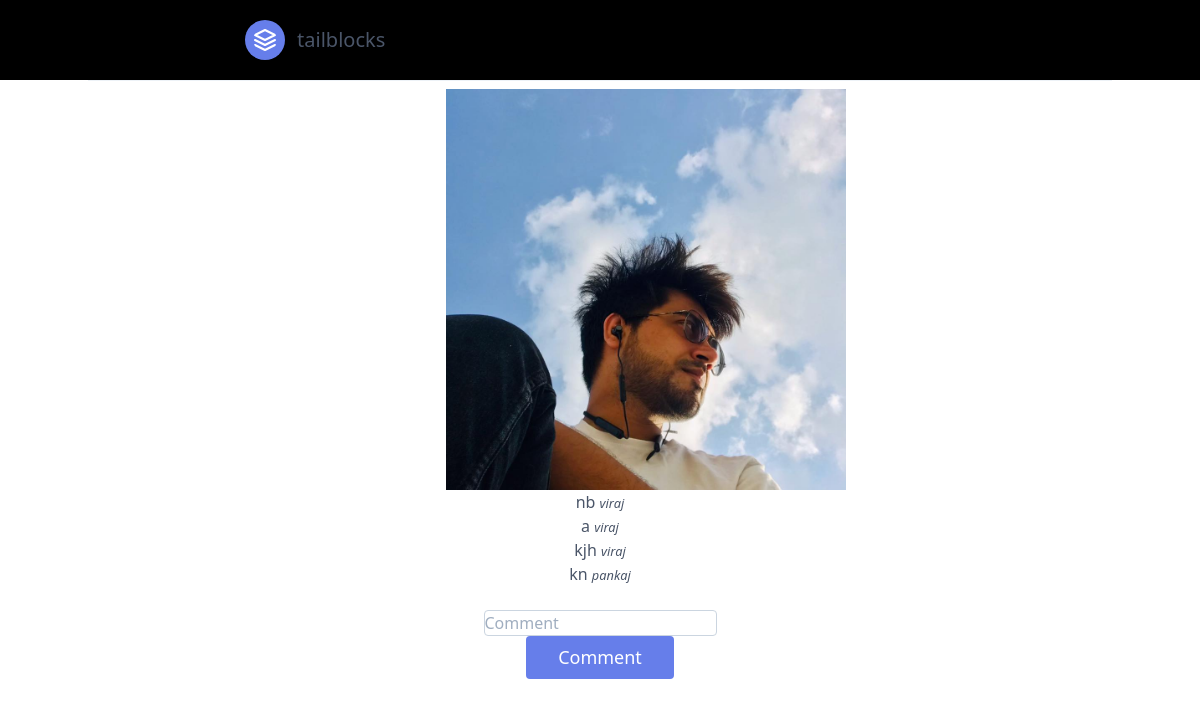
Screenshot of /insta/home/post_User_Post_commt/33/ with the database file from the repository.
### insta/models.py (models this page shows, shortened)
class User_Post(models.Model):
    pic = models.ImageField(upload_to='post/')
    subject = models.CharField(max_length=200)
    msg = models.TextField(null=True, blank=True)
    cr_date = models.DateTimeField(auto_now_add=True)
    uploaded_by = models.ForeignKey(Profile,on_delete=models.CASCADE, null=True, blank=True)
    def __str__(self):
        return "%s" % self.subject

class User_Post_commt(models.Model):
    post =models.ForeignKey(User_Post,on_delete=models.CASCADE,related_name='post')
    commt =models.ForeignKey(Profile,on_delete=models.CASCADE,related_name='commt')
    you_msg= models.CharField(null=True,blank=True,max_length=250)
    def __str__(self):
        return '%s (%s)'%(self.post ,self.commt)

class Profile(models.Model):
    profile_pic = models.ImageField(upload_to='media/profile_pic/',blank=True,null=True,default='nopic/slide3.jpg')
    user = models.OneToOneField(User, on_delete=models.CASCADE)
    address = models.CharField(max_length=200,blank=True,null=True)
    phone_no = models.CharField(validators=[RegexValidator("^0?[5-9]{1}\d{9}$")], max_length=15, null=True, blank=True)
    def __str__(self):
        return self.user.username

### insta/views.py (the view, shortened to what this page needs)
# urls.py: path('home/post_User_Post_commt/<int:pk>/', views.Post_commt.as_view(),name='post_User_Post_commt'),
class Post_commt(View):
    def get(self, *args, **kwargs):
        profile_D=kwargs['pk']
        print('id',profile_D)
        a = User_Post.objects.get(id=profile_D)
        print(a)
        commt= User_Post_commt.objects.filter(post_id=profile_D)
        print('commt',commt)
        parm={
        'profile_D':a,
        'commt':commt,
        }
        return render(self.request, 'insta/post_User_Post_commt.html',parm)

### templates/insta/post_User_Post_commt.html (shortened to what this page needs)
 {% extends 'base.html'%}
  {% block contect %}
	<section class="text-gray-700 body-font relative">
  <div class="container  mx-auto" >
  	 <div class="p-2 w-full  border-t border-gray-200 text-center">
  	 	<div style="margin-left: 350px;">
	<img src="{{profile_D.pic.url}}" width="400px">
</div>
	{% for c in commt%}
	<ul>
		<li>{{c.you_msg}}  <small><i>{{c.commt}}</i></small></li>
	</ul>
	{%endfor %}
	   <form method="POST">
           <input type="text" name="post" value="{{profile_D.id}}" hidden><br>
       <input type="text" name="you_msg" class="bg-white rounded border border-gray-400 focus:outline-none focus:border-indigo-500 text-base w-50 h-25"  placeholder="Comment" >
          <button class="flex mx-auto text-white bg-indigo-500 border-0 py-2 px-8 focus:outline-none hover:bg-indigo-600 rounded text-lg" type="submit">Comment</button>
    </form>
</div>
	</div></section>
{% endblock%}

### rows the page displays
User_Post: pic (picture)
User_Post_commt: you_msg "nb", commt "viraj"
User_Post_commt: you_msg "a", commt "viraj"
User_Post_commt: you_msg "kjh", commt "viraj"
User_Post_commt: you_msg "kn", commt "pankaj"
